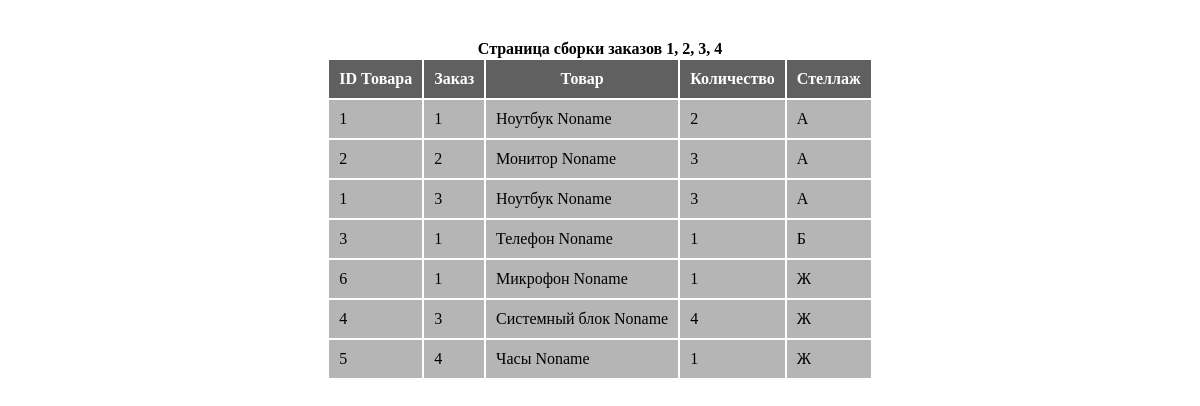
The page / on the database its author committed.
### tables this page shows
CREATE TABLE `zakaz_item` (
  `id` int NOT NULL,
  `zakaz_id` int NOT NULL,
  `product_id` int NOT NULL,
  `quantity` int NOT NULL,
  `rack` varchar(32) NOT NULL
);

CREATE TABLE `product` (
  `id` int NOT NULL,
  `category_id` int NOT NULL,
  `name` varchar(64) NOT NULL,
  `description` text NOT NULL,
  `quantity` int UNSIGNED NOT NULL,
  `price` int NOT NULL
);

CREATE TABLE `zakaz` (
  `id` int NOT NULL
);

### read.php (the view, shortened to what this page needs)
<?php
$db = new Database;
$conn = $db->getConnection();
$stmt = $conn->query('SELECT id FROM zakaz');
$stmt1 = $conn->query("
    SELECT product.id as 'product', zakaz.id as 'zakaz',
    product.name, zakaz_item.quantity, zakaz_item.rack
    FROM `zakaz_item`
    LEFT JOIN zakaz on zakaz.id = zakaz_id
    LEFT JOIN product on product_id = product.id
    ORDER BY zakaz_item.rack, zakaz.id;
    ");
function getHeader(object $stmt):string
{
    $res = "";
    while ($row = $stmt->fetch(PDO::FETCH_LAZY))
    {
        $res .= $row->id . ", ";
    };
    $res = substr($res, 0, -2);
    return $res;
}
function getRow(object $stmt):string
{
    $res = "";
    while ($row = $stmt->fetch(PDO::FETCH_LAZY))
    {
        $res .= "<tr><td>{$row->product}</td><td>{$row->zakaz}</td><td>{$row->name}</td><td>{$row->quantity}</td><td>{$row->rack}</td></tr>";
    };
    return $res;
}

### index.php (shortened to what this page needs)
<?php
require_once 'read.php';
?>
<!DOCTYPE html>
<html>
<head>
    <link rel="stylesheet" href="src/css/style.css">
</head>
<body>
    <div class="container">
        <div class="content">
            <table>
                <caption><b>Страница сборки заказов <?php echo getHeader($stmt); ?></b></caption>
                <thead>
                    <tr>
                        <th>ID Товара</th> <th>Заказ</th> <th>Товар</th> <th>Количество</th> <th>Стеллаж</th>
                    </tr>
                </thead>
                <tbody>
                    <?php echo getRow($stmt1); ?>
                </tbody>
            </table>
        </div>
    </div>
</body>
</html>

### src/css/style.css (style rules this page uses)
* { box-sizing: border-box; }
body { margin: 0; padding: 0; }
.container { width: 1200px; margin: 0 auto; padding: 0 15px; }
.content { display: flex; justify-content: center; align-items: center; padding-top: 40px; }
th, td { padding: 10px; }
th { background: #606060; color: white; }
td { background: #b5b5b5; }

### rows shown on the page
zakaz_item: product "1", zakaz "1", product.name "Ноутбук Noname", quantity "2", rack "А"
zakaz_item: product "2", zakaz "2", product.name "Монитор Noname", quantity "3", rack "А"
zakaz_item: product "1", zakaz "3", product.name "Ноутбук Noname", quantity "3", rack "А"
zakaz_item: product "3", zakaz "1", product.name "Телефон Noname", quantity "1", rack "Б"
zakaz_item: product "6", zakaz "1", product.name "Микрофон Noname", quantity "1", rack "Ж"
zakaz_item: product "4", zakaz "3", product.name "Системный блок Noname", quantity "4", rack "Ж"
zakaz_item: product "5", zakaz "4", product.name "Часы Noname", quantity "1", rack "Ж"

### other values the page prints
getHeader($stmt) "1, 2, 3, 4"
